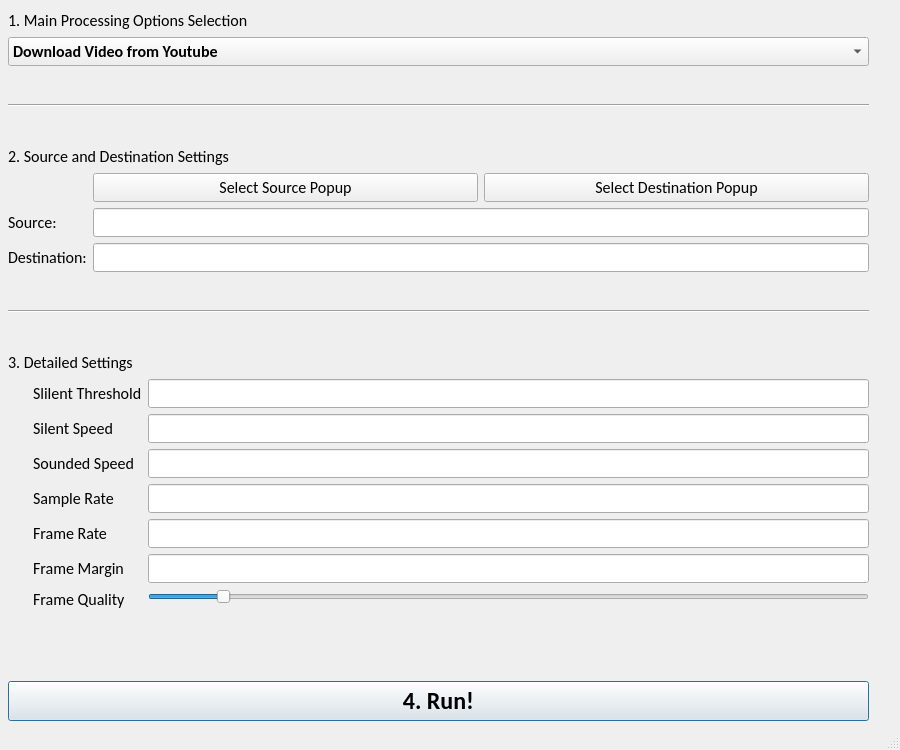
<?xml version="1.0" encoding="UTF-8"?>
<ui version="4.0">
 <class>Jumpcutter</class>
 <widget class="QMainWindow" name="Jumpcutter">
  <property name="geometry">
   <rect>
    <x>0</x>
    <y>0</y>
    <width>900</width>
    <height>750</height>
   </rect>
  </property>
  <property name="windowTitle">
   <string>Jumpcutter</string>
  </property>
  <widget class="QWidget" name="centralwidget">
   <widget class="QWidget" name="layoutWidget">
    <property name="geometry">
     <rect>
      <x>8</x>
      <y>10</y>
      <width>861</width>
      <height>711</height>
     </rect>
    </property>
    <property name="font">
     <font>
      <family>Calibri</family>
      <pointsize>12</pointsize>
     </font>
    </property>
    <property name="toolTip">
     <string notr="true"/>
    </property>
    <layout class="QVBoxLayout" name="verticalLayout_3">
     <item>
      <widget class="QLabel" name="label_12">
       <property name="font">
        <font>
         <family>Calibri</family>
         <pointsize>12</pointsize>
        </font>
       </property>
       <property name="toolTip">
        <string notr="true"/>
       </property>
       <property name="text">
        <string>1. Main Processing Options Selection</string>
       </property>
       <property name="textFormat">
        <enum>Qt::AutoText</enum>
       </property>
       <property name="scaledContents">
        <bool>false</bool>
       </property>
       <property name="buddy">
        <cstring>sourceSelectioncomboBox</cstring>
       </property>
      </widget>
     </item>
     <item>
      <widget class="QComboBox" name="sourceSelectioncomboBox">
       <property name="font">
        <font>
         <family>Calibri</family>
         <pointsize>12</pointsize>
         <weight>75</weight>
         <bold>true</bold>
         <stylestrategy>PreferAntialias</stylestrategy>
        </font>
       </property>
       <property name="cursor">
        <cursorShape>ArrowCursor</cursorShape>
       </property>
       <property name="toolTip">
        <string notr="true"/>
       </property>
       <property name="locale">
        <locale language="English" country="UnitedStates"/>
       </property>
       <property name="currentIndex">
        <number>0</number>
       </property>
       <item>
        <property name="text">
         <string>Download Video from Youtube</string>
        </property>
       </item>
       <item>
        <property name="text">
         <string>Convert all .mp4's in a whole Folder</string>
        </property>
       </item>
       <item>
        <property name="text">
         <string>Convert a single .mp4 File</string>
        </property>
       </item>
      </widget>
     </item>
     <item>
      <spacer name="verticalSpacer_5">
       <property name="font">
        <font>
         <family>Calibri</family>
         <pointsize>12</pointsize>
        </font>
       </property>
       <property name="cursor">
        <cursorShape>ArrowCursor</cursorShape>
       </property>
       <property name="toolTip">
        <string notr="true">Vertical Spacer 'verticalSpacer', 20 x 40</string>
       </property>
       <property name="locale">
        <locale language="English" country="UnitedStates"/>
       </property>
       <property name="orientation">
        <enum>Qt::Vertical</enum>
       </property>
       <property name="sizeHint" stdset="0">
        <size>
         <width>20</width>
         <height>40</height>
        </size>
       </property>
      </spacer>
     </item>
     <item>
      <widget class="Line" name="line_3">
       <property name="toolTip">
        <string notr="true"/>
       </property>
       <property name="orientation">
        <enum>Qt::Horizontal</enum>
       </property>
      </widget>
     </item>
     <item>
      <spacer name="verticalSpacer_4">
       <property name="font">
        <font>
         <family>Calibri</family>
         <pointsize>12</pointsize>
        </font>
       </property>
       <property name="cursor">
        <cursorShape>ArrowCursor</cursorShape>
       </property>
       <property name="toolTip">
        <string notr="true">Vertical Spacer 'verticalSpacer', 20 x 40</string>
       </property>
       <property name="locale">
        <locale language="English" country="UnitedStates"/>
       </property>
       <property name="orientation">
        <enum>Qt::Vertical</enum>
       </property>
       <property name="sizeHint" stdset="0">
        <size>
         <width>20</width>
         <height>40</height>
        </size>
       </property>
      </spacer>
     </item>
     <item>
      <widget class="QLabel" name="label_11">
       <property name="font">
        <font>
         <family>Calibri</family>
         <pointsize>12</pointsize>
        </font>
       </property>
       <property name="toolTip">
        <string notr="true"/>
       </property>
       <property name="text">
        <string>2. Source and Destination Settings</string>
       </property>
      </widget>
     </item>
     <item>
      <layout class="QFormLayout" name="formLayout_2">
       <item row="1" column="0">
        <widget class="QLabel" name="label">
         <property name="font">
          <font>
           <family>Calibri</family>
           <pointsize>12</pointsize>
          </font>
         </property>
         <property name="cursor">
          <cursorShape>ArrowCursor</cursorShape>
         </property>
         <property name="toolTip">
          <string notr="true">&lt;html&gt;&lt;head/&gt;&lt;body&gt;&lt;p&gt;&lt;span style=&quot; font-size:10pt;&quot;&gt;Format: Full URI/URL depending on what is selected above&lt;/span&gt;&lt;/p&gt;&lt;/body&gt;&lt;/html&gt;</string>
         </property>
         <property name="locale">
          <locale language="English" country="UnitedStates"/>
         </property>
         <property name="text">
          <string>Source:</string>
         </property>
         <property name="buddy">
          <cstring>sourceLineEdit</cstring>
         </property>
        </widget>
       </item>
       <item row="1" column="1">
        <widget class="QLineEdit" name="sourceLineEdit">
         <property name="font">
          <font>
           <family>Calibri</family>
           <pointsize>12</pointsize>
          </font>
         </property>
         <property name="cursor">
          <cursorShape>IBeamCursor</cursorShape>
         </property>
         <property name="toolTip">
          <string notr="true">&lt;html&gt;&lt;head/&gt;&lt;body&gt;&lt;p&gt;&lt;span style=&quot; font-size:10pt;&quot;&gt;Format: Full URI/URL depending on what is selected above&lt;/span&gt;&lt;/p&gt;&lt;/body&gt;&lt;/html&gt;</string>
         </property>
         <property name="locale">
          <locale language="English" country="UnitedStates"/>
         </property>
         <property name="inputMethodHints">
          <set>Qt::ImhUrlCharactersOnly</set>
         </property>
        </widget>
       </item>
       <item row="2" column="0">
        <widget class="QLabel" name="label_3">
         <property name="font">
          <font>
           <family>Calibri</family>
           <pointsize>12</pointsize>
          </font>
         </property>
         <property name="cursor">
          <cursorShape>ArrowCursor</cursorShape>
         </property>
         <property name="toolTip">
          <string notr="true">&lt;html&gt;&lt;head/&gt;&lt;body&gt;&lt;p&gt;&lt;span style=&quot; font-size:10pt;&quot;&gt;Format: Full URI&lt;/span&gt;&lt;/p&gt;&lt;/body&gt;&lt;/html&gt;</string>
         </property>
         <property name="locale">
          <locale language="English" country="UnitedStates"/>
         </property>
         <property name="text">
          <string>Destination:</string>
         </property>
         <property name="buddy">
          <cstring>destinationLineEdit</cstring>
         </property>
        </widget>
       </item>
       <item row="2" column="1">
        <widget class="QLineEdit" name="destinationLineEdit">
         <property name="font">
          <font>
           <family>Calibri</family>
           <pointsize>12</pointsize>
          </font>
         </property>
         <property name="cursor">
          <cursorShape>IBeamCursor</cursorShape>
         </property>
         <property name="toolTip">
          <string notr="true">&lt;html&gt;&lt;head/&gt;&lt;body&gt;&lt;p&gt;&lt;span style=&quot; font-size:10pt;&quot;&gt;Format: Full URI&lt;/span&gt;&lt;/p&gt;&lt;/body&gt;&lt;/html&gt;</string>
         </property>
         <property name="locale">
          <locale language="English" country="UnitedStates"/>
         </property>
         <property name="inputMethodHints">
          <set>Qt::ImhUrlCharactersOnly</set>
         </property>
        </widget>
       </item>
       <item row="0" column="1">
        <layout class="QHBoxLayout" name="horizontalLayout">
         <item>
          <widget class="QPushButton" name="sourceSelectionButton">
           <property name="font">
            <font>
             <family>Calibri</family>
             <pointsize>12</pointsize>
            </font>
           </property>
           <property name="toolTip">
            <string notr="true">&lt;html&gt;&lt;head/&gt;&lt;body&gt;&lt;p&gt;&lt;span style=&quot; font-size:10pt;&quot;&gt;Opens a Source Selection Popup Depending on the Processing option selected above&lt;/span&gt;&lt;/p&gt;&lt;/body&gt;&lt;/html&gt;</string>
           </property>
           <property name="text">
            <string>Select Source Popup</string>
           </property>
          </widget>
         </item>
         <item>
          <widget class="QPushButton" name="destinationSelectionButton">
           <property name="font">
            <font>
             <family>Calibri</family>
             <pointsize>12</pointsize>
            </font>
           </property>
           <property name="toolTip">
            <string notr="true">&lt;html&gt;&lt;head/&gt;&lt;body&gt;&lt;p&gt;&lt;span style=&quot; font-size:10pt;&quot;&gt;Opens a Destination Selection Popup Depending on the Processing option selected above&lt;/span&gt;&lt;/p&gt;&lt;/body&gt;&lt;/html&gt;</string>
           </property>
           <property name="text">
            <string>Select Destination Popup</string>
           </property>
          </widget>
         </item>
        </layout>
       </item>
      </layout>
     </item>
     <item>
      <spacer name="verticalSpacer_3">
       <property name="font">
        <font>
         <family>Calibri</family>
         <pointsize>12</pointsize>
        </font>
       </property>
       <property name="cursor">
        <cursorShape>ArrowCursor</cursorShape>
       </property>
       <property name="toolTip">
        <string notr="true">Vertical Spacer 'verticalSpacer', 20 x 40</string>
       </property>
       <property name="locale">
        <locale language="English" country="UnitedStates"/>
       </property>
       <property name="orientation">
        <enum>Qt::Vertical</enum>
       </property>
       <property name="sizeHint" stdset="0">
        <size>
         <width>20</width>
         <height>40</height>
        </size>
       </property>
      </spacer>
     </item>
     <item>
      <widget class="Line" name="line">
       <property name="font">
        <font>
         <family>Calibri</family>
         <pointsize>12</pointsize>
        </font>
       </property>
       <property name="cursor">
        <cursorShape>ArrowCursor</cursorShape>
       </property>
       <property name="toolTip">
        <string notr="true"/>
       </property>
       <property name="locale">
        <locale language="English" country="UnitedStates"/>
       </property>
       <property name="orientation">
        <enum>Qt::Horizontal</enum>
       </property>
      </widget>
     </item>
     <item>
      <spacer name="verticalSpacer_2">
       <property name="font">
        <font>
         <family>Calibri</family>
         <pointsize>12</pointsize>
        </font>
       </property>
       <property name="cursor">
        <cursorShape>ArrowCursor</cursorShape>
       </property>
       <property name="toolTip">
        <string notr="true">Vertical Spacer 'verticalSpacer', 20 x 40</string>
       </property>
       <property name="locale">
        <locale language="English" country="UnitedStates"/>
       </property>
       <property name="orientation">
        <enum>Qt::Vertical</enum>
       </property>
       <property name="sizeHint" stdset="0">
        <size>
         <width>20</width>
         <height>40</height>
        </size>
       </property>
      </spacer>
     </item>
     <item>
      <widget class="QLabel" name="label_9">
       <property name="toolTip">
        <string notr="true"/>
       </property>
       <property name="locale">
        <locale language="English" country="UnitedStates"/>
       </property>
       <property name="text">
        <string>3. Detailed Settings</string>
       </property>
      </widget>
     </item>
     <item>
      <layout class="QFormLayout" name="formLayout">
       <property name="leftMargin">
        <number>25</number>
       </property>
       <item row="1" column="0">
        <widget class="QLabel" name="label_4">
         <property name="font">
          <font>
           <family>Calibri</family>
           <pointsize>12</pointsize>
          </font>
         </property>
         <property name="cursor">
          <cursorShape>ArrowCursor</cursorShape>
         </property>
         <property name="toolTip">
          <string notr="true">&lt;html&gt;&lt;head/&gt;&lt;body&gt;&lt;p&gt;&lt;span style=&quot; font-size:10pt;&quot;&gt;The volume amount that frames' audio needs to surpass to be consider &amp;quot;sounded&amp;quot;.&lt;/span&gt;&lt;/p&gt;&lt;p&gt;&lt;span style=&quot; font-size:10pt;&quot;&gt;It ranges from 0 (silence) to 1 (max volume)&lt;/span&gt;&lt;/p&gt;&lt;/body&gt;&lt;/html&gt;</string>
         </property>
         <property name="locale">
          <locale language="English" country="UnitedStates"/>
         </property>
         <property name="text">
          <string>Slilent Threshold</string>
         </property>
         <property name="buddy">
          <cstring>silentThresholdLineEdit</cstring>
         </property>
        </widget>
       </item>
       <item row="1" column="1">
        <widget class="QLineEdit" name="silentThresholdLineEdit">
         <property name="font">
          <font>
           <family>Calibri</family>
           <pointsize>12</pointsize>
          </font>
         </property>
         <property name="cursor">
          <cursorShape>IBeamCursor</cursorShape>
         </property>
         <property name="toolTip">
          <string notr="true">&lt;html&gt;&lt;head/&gt;&lt;body&gt;&lt;p&gt;&lt;span style=&quot; font-size:10pt;&quot;&gt;The volume amount that frames' audio needs to surpass to be consider &amp;quot;sounded&amp;quot;.&lt;/span&gt;&lt;/p&gt;&lt;p&gt;&lt;span style=&quot; font-size:10pt;&quot;&gt;It ranges from 0 (silence) to 1 (max volume)&lt;/span&gt;&lt;/p&gt;&lt;/body&gt;&lt;/html&gt;</string>
         </property>
         <property name="locale">
          <locale language="English" country="UnitedStates"/>
         </property>
         <property name="inputMethodHints">
          <set>Qt::ImhFormattedNumbersOnly</set>
         </property>
        </widget>
       </item>
       <item row="2" column="0">
        <widget class="QLabel" name="label_5">
         <property name="font">
          <font>
           <family>Calibri</family>
           <pointsize>12</pointsize>
          </font>
         </property>
         <property name="cursor">
          <cursorShape>ArrowCursor</cursorShape>
         </property>
         <property name="acceptDrops">
          <bool>false</bool>
         </property>
         <property name="toolTip">
          <string notr="true">&lt;html&gt;&lt;head/&gt;&lt;body&gt;&lt;p&gt;&lt;span style=&quot; font-size:10pt;&quot;&gt;The speed that silent frames should be played at.&lt;/span&gt;&lt;/p&gt;&lt;p&gt;&lt;span style=&quot; font-size:10pt;&quot;&gt;999999 for jumpcutting.&lt;/span&gt;&lt;/p&gt;&lt;/body&gt;&lt;/html&gt;</string>
         </property>
         <property name="locale">
          <locale language="English" country="UnitedStates"/>
         </property>
         <property name="text">
          <string>Silent Speed</string>
         </property>
         <property name="buddy">
          <cstring>silentSpeedLineEdit</cstring>
         </property>
        </widget>
       </item>
       <item row="2" column="1">
        <widget class="QLineEdit" name="silentSpeedLineEdit">
         <property name="font">
          <font>
           <family>Calibri</family>
           <pointsize>12</pointsize>
          </font>
         </property>
         <property name="cursor">
          <cursorShape>IBeamCursor</cursorShape>
         </property>
         <property name="toolTip">
          <string notr="true">&lt;html&gt;&lt;head/&gt;&lt;body&gt;&lt;p&gt;&lt;span style=&quot; font-size:10pt;&quot;&gt;The speed that silent frames should be played at.&lt;/span&gt;&lt;/p&gt;&lt;p&gt;&lt;span style=&quot; font-size:10pt;&quot;&gt;999999 for jumpcutting.&lt;/span&gt;&lt;/p&gt;&lt;/body&gt;&lt;/html&gt;</string>
         </property>
         <property name="locale">
          <locale language="English" country="UnitedStates"/>
         </property>
         <property name="inputMethodHints">
          <set>Qt::ImhDigitsOnly</set>
         </property>
        </widget>
       </item>
       <item row="3" column="0">
        <widget class="QLabel" name="label_2">
         <property name="font">
          <font>
           <family>Calibri</family>
           <pointsize>12</pointsize>
          </font>
         </property>
         <property name="cursor">
          <cursorShape>ArrowCursor</cursorShape>
         </property>
         <property name="toolTip">
          <string notr="true">&lt;html&gt;&lt;head/&gt;&lt;body&gt;&lt;p&gt;&lt;span style=&quot; font-size:10pt;&quot;&gt;the speed that sounded (spoken) frames should be played at.&lt;/span&gt;&lt;/p&gt;&lt;p&gt;&lt;span style=&quot; font-size:10pt;&quot;&gt;Typically 1 to 1.5&lt;/span&gt;&lt;/p&gt;&lt;/body&gt;&lt;/html&gt;</string>
         </property>
         <property name="locale">
          <locale language="English" country="UnitedStates"/>
         </property>
         <property name="text">
          <string>Sounded Speed</string>
         </property>
         <property name="buddy">
          <cstring>soundedSpeedLineEdit</cstring>
         </property>
        </widget>
       </item>
       <item row="3" column="1">
        <widget class="QLineEdit" name="soundedSpeedLineEdit">
         <property name="font">
          <font>
           <family>Calibri</family>
           <pointsize>12</pointsize>
          </font>
         </property>
         <property name="cursor">
          <cursorShape>IBeamCursor</cursorShape>
         </property>
         <property name="toolTip">
          <string notr="true">&lt;html&gt;&lt;head/&gt;&lt;body&gt;&lt;p&gt;&lt;span style=&quot; font-size:10pt;&quot;&gt;the speed that sounded (spoken) frames should be played at.&lt;/span&gt;&lt;/p&gt;&lt;p&gt;&lt;span style=&quot; font-size:10pt;&quot;&gt;Typically 1 to 1.5&lt;/span&gt;&lt;/p&gt;&lt;/body&gt;&lt;/html&gt;</string>
         </property>
         <property name="locale">
          <locale language="English" country="UnitedStates"/>
         </property>
         <property name="inputMethodHints">
          <set>Qt::ImhDigitsOnly</set>
         </property>
        </widget>
       </item>
       <item row="4" column="0">
        <widget class="QLabel" name="label_6">
         <property name="font">
          <font>
           <family>Calibri</family>
           <pointsize>12</pointsize>
          </font>
         </property>
         <property name="cursor">
          <cursorShape>ArrowCursor</cursorShape>
         </property>
         <property name="toolTip">
          <string notr="true">&lt;html&gt;&lt;head/&gt;&lt;body&gt;&lt;p&gt;&lt;span style=&quot; font-size:10pt;&quot;&gt;Sample rate of the input and output videos&lt;/span&gt;&lt;/p&gt;&lt;/body&gt;&lt;/html&gt;</string>
         </property>
         <property name="locale">
          <locale language="English" country="UnitedStates"/>
         </property>
         <property name="text">
          <string>Sample Rate</string>
         </property>
         <property name="buddy">
          <cstring>sampleRateLineEdit</cstring>
         </property>
        </widget>
       </item>
       <item row="4" column="1">
        <widget class="QLineEdit" name="sampleRateLineEdit">
         <property name="font">
          <font>
           <family>Calibri</family>
           <pointsize>12</pointsize>
          </font>
         </property>
         <property name="cursor">
          <cursorShape>IBeamCursor</cursorShape>
         </property>
         <property name="toolTip">
          <string notr="true">&lt;html&gt;&lt;head/&gt;&lt;body&gt;&lt;p&gt;&lt;span style=&quot; font-size:10pt;&quot;&gt;Sample rate of the input and output videos&lt;/span&gt;&lt;/p&gt;&lt;/body&gt;&lt;/html&gt;</string>
         </property>
         <property name="locale">
          <locale language="English" country="UnitedStates"/>
         </property>
         <property name="inputMethodHints">
          <set>Qt::ImhDigitsOnly</set>
         </property>
        </widget>
       </item>
       <item row="5" column="1">
        <widget class="QLineEdit" name="frameRateLineEdit">
         <property name="font">
          <font>
           <family>Calibri</family>
           <pointsize>12</pointsize>
          </font>
         </property>
         <property name="cursor">
          <cursorShape>IBeamCursor</cursorShape>
         </property>
         <property name="toolTip">
          <string notr="true">&lt;html&gt;&lt;head/&gt;&lt;body&gt;&lt;p&gt;&lt;span style=&quot; font-size:10pt;&quot;&gt;Frame rate of the input and output videos. optional... I try to find it out myself,&lt;/span&gt;&lt;/p&gt;&lt;p&gt;&lt;span style=&quot; font-size:10pt;&quot;&gt;But it doesn't always work.&lt;/span&gt;&lt;/p&gt;&lt;/body&gt;&lt;/html&gt;</string>
         </property>
         <property name="locale">
          <locale language="English" country="UnitedStates"/>
         </property>
         <property name="inputMethodHints">
          <set>Qt::ImhDigitsOnly</set>
         </property>
         <property name="text">
          <string notr="true"/>
         </property>
         <property name="maxLength">
          <number>4</number>
         </property>
         <property name="echoMode">
          <enum>QLineEdit::Normal</enum>
         </property>
         <property name="placeholderText">
          <string notr="true"/>
         </property>
         <property name="clearButtonEnabled">
          <bool>false</bool>
         </property>
        </widget>
       </item>
       <item row="7" column="0">
        <widget class="QLabel" name="label_8">
         <property name="font">
          <font>
           <family>Calibri</family>
           <pointsize>12</pointsize>
          </font>
         </property>
         <property name="cursor">
          <cursorShape>ArrowCursor</cursorShape>
         </property>
         <property name="toolTip">
          <string notr="true">&lt;html&gt;&lt;head/&gt;&lt;body&gt;&lt;p&gt;&lt;span style=&quot; font-size:10pt;&quot;&gt;Quality of frames to be extracted from input video. 1 is highest, 31 is lowest, &lt;/span&gt;&lt;/p&gt;&lt;p&gt;&lt;span style=&quot; font-size:10pt;&quot;&gt;3 is the default.&lt;/span&gt;&lt;/p&gt;&lt;/body&gt;&lt;/html&gt;</string>
         </property>
         <property name="locale">
          <locale language="English" country="UnitedStates"/>
         </property>
         <property name="text">
          <string>Frame Quality</string>
         </property>
         <property name="buddy">
          <cstring>frameQualityhorizontalSlider</cstring>
         </property>
        </widget>
       </item>
       <item row="7" column="1">
        <widget class="QSlider" name="frameQualityhorizontalSlider">
         <property name="font">
          <font>
           <family>Calibri</family>
           <pointsize>12</pointsize>
          </font>
         </property>
         <property name="cursor">
          <cursorShape>ArrowCursor</cursorShape>
         </property>
         <property name="toolTip">
          <string notr="true">&lt;html&gt;&lt;head/&gt;&lt;body&gt;&lt;p&gt;&lt;span style=&quot; font-size:10pt;&quot;&gt;Quality of frames to be extracted from input video. 1 is highest, 31 is lowest, &lt;/span&gt;&lt;/p&gt;&lt;p&gt;&lt;span style=&quot; font-size:10pt;&quot;&gt;3 is the default.&lt;/span&gt;&lt;/p&gt;&lt;/body&gt;&lt;/html&gt;</string>
         </property>
         <property name="locale">
          <locale language="English" country="UnitedStates"/>
         </property>
         <property name="minimum">
          <number>0</number>
         </property>
         <property name="maximum">
          <number>31</number>
         </property>
         <property name="value">
          <number>3</number>
         </property>
         <property name="orientation">
          <enum>Qt::Horizontal</enum>
         </property>
        </widget>
       </item>
       <item row="5" column="0">
        <widget class="QLabel" name="label_7">
         <property name="font">
          <font>
           <family>Calibri</family>
           <pointsize>12</pointsize>
          </font>
         </property>
         <property name="cursor">
          <cursorShape>ArrowCursor</cursorShape>
         </property>
         <property name="toolTip">
          <string notr="true">&lt;html&gt;&lt;head/&gt;&lt;body&gt;&lt;p&gt;&lt;span style=&quot; font-size:10pt;&quot;&gt;Frame rate of the input and output videos. optional... I try to find it out myself,&lt;/span&gt;&lt;/p&gt;&lt;p&gt;&lt;span style=&quot; font-size:10pt;&quot;&gt;But it doesn't always work.&lt;/span&gt;&lt;/p&gt;&lt;/body&gt;&lt;/html&gt;</string>
         </property>
         <property name="locale">
          <locale language="English" country="UnitedStates"/>
         </property>
         <property name="text">
          <string>Frame Rate</string>
         </property>
         <property name="buddy">
          <cstring>frameRateLineEdit</cstring>
         </property>
        </widget>
       </item>
       <item row="6" column="0">
        <widget class="QLabel" name="label_10">
         <property name="font">
          <font>
           <family>Calibri</family>
           <pointsize>12</pointsize>
          </font>
         </property>
         <property name="toolTip">
          <string notr="true"/>
         </property>
         <property name="text">
          <string>Frame Margin</string>
         </property>
         <property name="buddy">
          <cstring>frameMarginLineEdit</cstring>
         </property>
        </widget>
       </item>
       <item row="6" column="1">
        <widget class="QLineEdit" name="frameMarginLineEdit">
         <property name="toolTip">
          <string notr="true">&lt;html&gt;&lt;head/&gt;&lt;body&gt;&lt;p&gt;&lt;span style=&quot; font-size:10pt;&quot;&gt;some silent frames adjacent to sounded frames are included to provide context. How many frames on either the side of speech should be included? That's this variable.&lt;/span&gt;&lt;/p&gt;&lt;/body&gt;&lt;/html&gt;</string>
         </property>
         <property name="inputMethodHints">
          <set>Qt::ImhDigitsOnly</set>
         </property>
        </widget>
       </item>
      </layout>
     </item>
     <item>
      <spacer name="verticalSpacer_6">
       <property name="font">
        <font>
         <family>Calibri</family>
         <pointsize>12</pointsize>
        </font>
       </property>
       <property name="cursor">
        <cursorShape>ArrowCursor</cursorShape>
       </property>
       <property name="toolTip">
        <string notr="true">Vertical Spacer 'verticalSpacer', 20 x 40</string>
       </property>
       <property name="locale">
        <locale language="English" country="UnitedStates"/>
       </property>
       <property name="orientation">
        <enum>Qt::Vertical</enum>
       </property>
       <property name="sizeHint" stdset="0">
        <size>
         <width>20</width>
         <height>40</height>
        </size>
       </property>
      </spacer>
     </item>
     <item>
      <spacer name="verticalSpacer">
       <property name="font">
        <font>
         <family>Calibri</family>
         <pointsize>12</pointsize>
        </font>
       </property>
       <property name="cursor">
        <cursorShape>ArrowCursor</cursorShape>
       </property>
       <property name="toolTip">
        <string notr="true">Vertical Spacer 'verticalSpacer', 20 x 40</string>
       </property>
       <property name="locale">
        <locale language="English" country="UnitedStates"/>
       </property>
       <property name="orientation">
        <enum>Qt::Vertical</enum>
       </property>
       <property name="sizeHint" stdset="0">
        <size>
         <width>20</width>
         <height>40</height>
        </size>
       </property>
      </spacer>
     </item>
     <item>
      <widget class="QPushButton" name="runButton">
       <property name="enabled">
        <bool>true</bool>
       </property>
       <property name="sizePolicy">
        <sizepolicy hsizetype="Expanding" vsizetype="Expanding">
         <horstretch>0</horstretch>
         <verstretch>0</verstretch>
        </sizepolicy>
       </property>
       <property name="minimumSize">
        <size>
         <width>0</width>
         <height>40</height>
        </size>
       </property>
       <property name="font">
        <font>
         <family>Calibri</family>
         <pointsize>18</pointsize>
         <weight>75</weight>
         <bold>true</bold>
        </font>
       </property>
       <property name="cursor">
        <cursorShape>ArrowCursor</cursorShape>
       </property>
       <property name="toolTip">
        <string notr="true">&lt;html&gt;&lt;head/&gt;&lt;body&gt;&lt;p&gt;&lt;span style=&quot; font-size:10pt;&quot;&gt;Modifies a video file to play at different speeds when there is sound vs. silence.&lt;br/&gt;&lt;br/&gt;&lt;/span&gt;&lt;span style=&quot; font-size:12pt; font-weight:600;&quot;&gt;Expected Runtime is 0.5 to 2x the original playback speed&lt;br/&gt;Long videos may require python 64bit due to memory requirenments&lt;/span&gt;&lt;/p&gt;&lt;/body&gt;&lt;/html&gt;</string>
       </property>
       <property name="locale">
        <locale language="English" country="UnitedStates"/>
       </property>
       <property name="text">
        <string>4. Run!</string>
       </property>
       <property name="autoDefault">
        <bool>true</bool>
       </property>
       <property name="default">
        <bool>true</bool>
       </property>
       <property name="flat">
        <bool>false</bool>
       </property>
      </widget>
     </item>
    </layout>
   </widget>
  </widget>
  <widget class="QStatusBar" name="statusbar"/>
 </widget>
 <tabstops>
  <tabstop>sourceSelectioncomboBox</tabstop>
  <tabstop>sourceSelectionButton</tabstop>
  <tabstop>destinationSelectionButton</tabstop>
  <tabstop>sourceLineEdit</tabstop>
  <tabstop>destinationLineEdit</tabstop>
  <tabstop>silentThresholdLineEdit</tabstop>
  <tabstop>silentSpeedLineEdit</tabstop>
  <tabstop>soundedSpeedLineEdit</tabstop>
  <tabstop>sampleRateLineEdit</tabstop>
  <tabstop>frameRateLineEdit</tabstop>
  <tabstop>frameMarginLineEdit</tabstop>
  <tabstop>frameQualityhorizontalSlider</tabstop>
  <tabstop>runButton</tabstop>
 </tabstops>
 <resources/>
 <connections/>
</ui>
